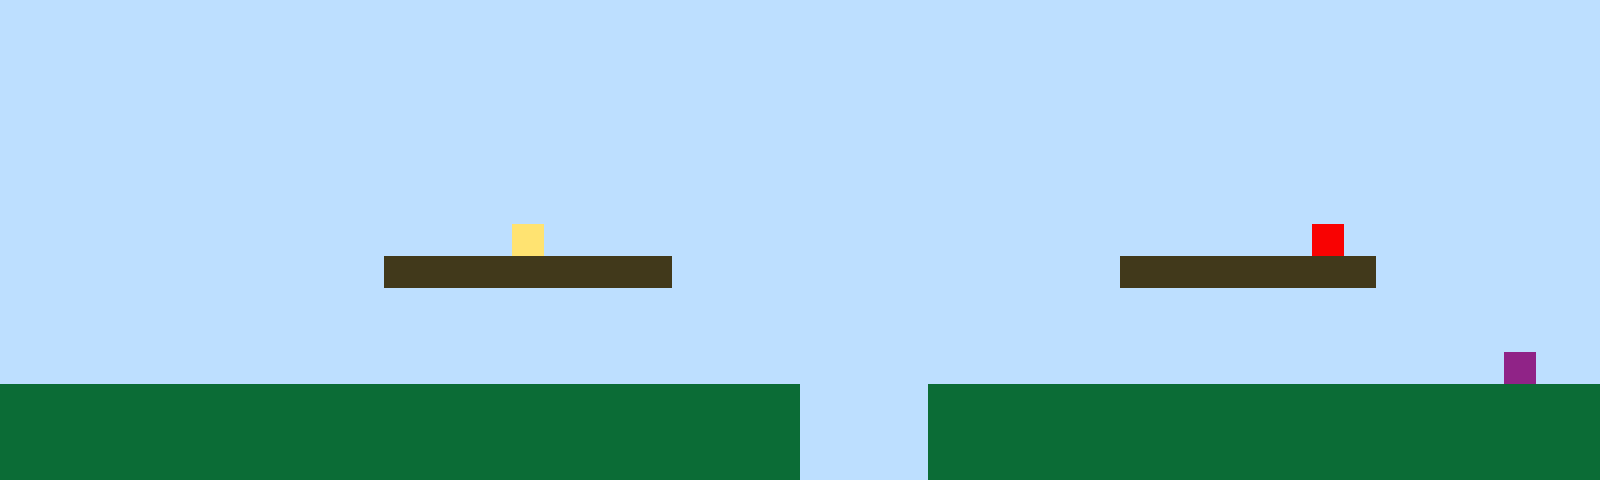

A 2D game scene composited from a Tiled map and its tileset images. What follows is a short description and the map's XML, with every tile layer's data as written:
An orthogonal 50x15 tile map with 32x32 px tiles, 1 tile layer (Tile Layer 1).

<map version="1.10" tiledversion="1.11.2" orientation="orthogonal" renderorder="right-up" width="50" height="15" tilewidth="32" tileheight="32" infinite="0" nextlayerid="2" nextobjectid="1"><editorsettings><export target="map1.csv" format="csv" /></editorsettings><tileset firstgid="1" name="sprites" tilewidth="32" tileheight="32" tilecount="6" columns="3"><image source="sprites.png" width="96" height="64" /></tileset><layer id="1" name="Tile Layer 1" width="50" height="15"><data encoding="csv">1,1,1,1,1,1,1,1,1,1,1,1,1,1,1,1,1,1,1,1,1,1,1,1,1,1,1,1,1,1,1,1,1,1,1,1,1,1,1,1,1,1,1,1,1,1,1,1,1,1,1,1,1,1,1,1,1,1,1,1,1,1,1,1,1,1,1,1,1,1,1,1,1,1,1,1,1,1,1,1,1,1,1,1,1,1,1,1,1,1,1,1,1,1,1,1,1,1,1,1,1,1,1,1,1,1,1,1,1,1,1,1,1,1,1,1,1,1,1,1,1,1,1,1,1,1,1,1,1,1,1,1,1,1,1,1,1,1,1,1,1,1,1,1,1,1,1,1,1,1,1,1,1,1,1,1,1,1,1,1,1,1,1,1,1,1,1,1,1,1,1,1,1,1,1,1,1,1,1,1,1,1,1,1,1,1,1,1,1,1,1,1,1,1,1,1,1,1,1,1,1,1,1,1,1,1,1,1,1,1,1,1,1,1,1,1,1,1,1,1,1,1,1,1,1,1,1,1,1,1,1,1,1,1,1,1,1,1,1,1,1,1,1,1,1,1,1,1,1,1,1,1,1,1,1,1,1,1,1,1,1,1,1,1,1,1,1,1,1,1,1,1,1,1,1,1,1,1,1,1,1,1,1,1,1,1,1,1,1,1,1,1,1,1,1,1,1,1,1,1,1,1,1,1,1,1,1,1,1,1,1,1,1,1,1,1,1,1,1,1,1,1,1,1,1,1,1,1,1,1,1,1,1,1,1,1,1,1,1,1,1,1,1,1,1,1,1,1,1,1,1,1,1,1,1,1,1,1,1,1,1,1,1,1,1,1,4,1,1,1,1,1,1,1,1,1,1,1,1,1,1,1,1,1,1,1,1,1,1,1,1,5,1,1,1,1,1,1,1,1,1,1,1,1,1,1,1,1,1,1,1,1,3,3,3,3,3,3,3,3,3,1,1,1,1,1,1,1,1,1,1,1,1,1,1,3,3,3,3,3,3,3,3,1,1,1,1,1,1,1,1,1,1,1,1,1,1,1,1,1,1,1,1,1,1,1,1,1,1,1,1,1,1,1,1,1,1,1,1,1,1,1,1,1,1,1,1,1,1,1,1,1,1,1,1,1,1,1,1,1,1,1,1,1,1,1,1,1,1,1,1,1,1,1,1,1,1,1,1,1,1,1,1,1,1,1,1,1,1,1,1,1,1,1,1,1,1,1,1,1,1,1,1,1,1,1,1,1,1,1,1,1,1,1,1,1,1,1,1,1,1,1,1,1,1,1,1,1,1,1,1,1,1,1,1,1,1,1,1,1,1,1,1,1,1,1,1,1,1,1,1,1,1,1,1,1,1,6,1,1,2,2,2,2,2,2,2,2,2,2,2,2,2,2,2,2,2,2,2,2,2,2,2,2,2,1,1,1,1,2,2,2,2,2,2,2,2,2,2,2,2,2,2,2,2,2,2,2,2,2,2,2,2,2,2,2,2,2,2,2,2,2,2,2,2,2,2,2,2,2,2,2,2,2,2,1,1,1,1,2,2,2,2,2,2,2,2,2,2,2,2,2,2,2,2,2,2,2,2,2,2,2,2,2,2,2,2,2,2,2,2,2,2,2,2,2,2,2,2,2,2,2,2,2,2,1,1,1,1,2,2,2,2,2,2,2,2,2,2,2,2,2,2,2,2,2,2,2,2,2</data></layer></map>
